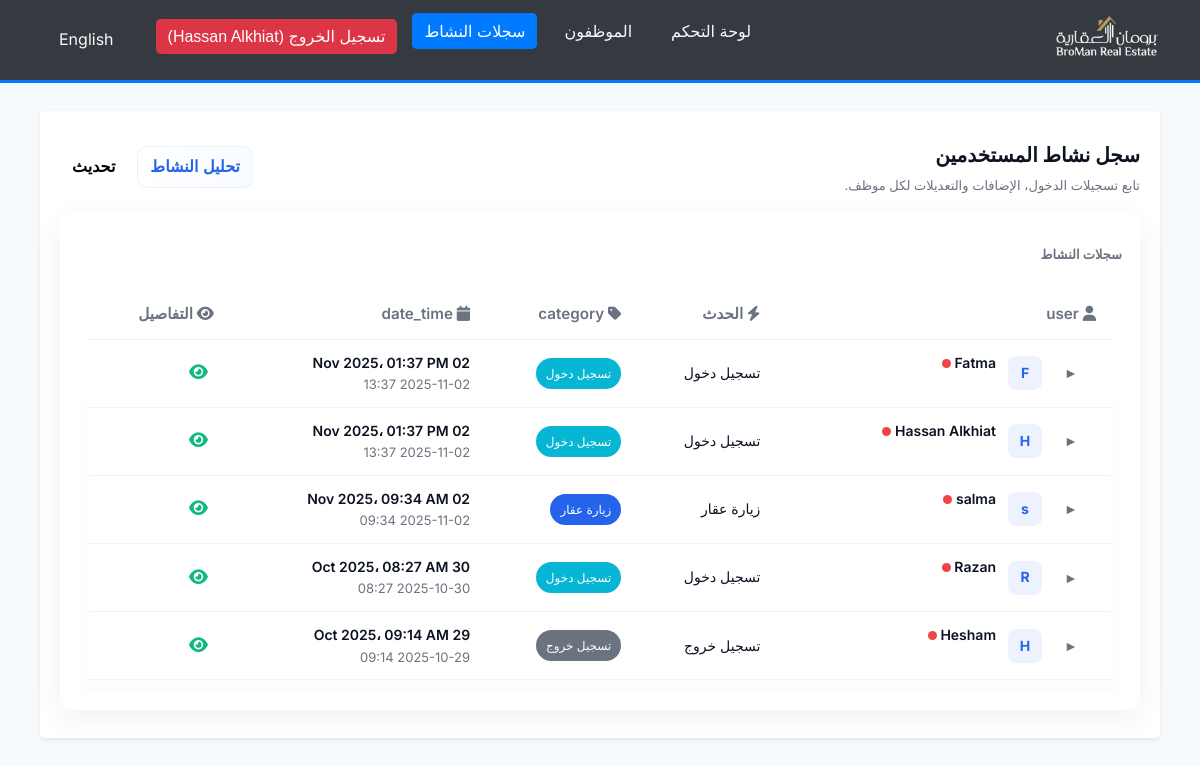
Screenshot of /manager_activity.php (signed in) with the database file from the repository.
### tables this page shows
CREATE TABLE `activity_logs` (
  `id` bigint(20) UNSIGNED NOT NULL,
  `employee_id` int(11) DEFAULT NULL,
  `session_id` varchar(128) DEFAULT NULL,
  `action` varchar(64) NOT NULL,
  `details` text DEFAULT NULL,
  `ip_address` varchar(45) DEFAULT NULL,
  `user_agent` varchar(255) DEFAULT NULL,
  `created_at` timestamp NOT NULL DEFAULT current_timestamp()
);

### lang/translate.php (called while the page is built, shortened)
<?php
$lang_file = __DIR__ . '/' . $_SESSION['lang'] . '.php';
if (file_exists($lang_file)) {
    $translations = include($lang_file);
} else {
    $translations = include(__DIR__ . '/ar.php');
}
function t($key)
{
    global $translations;
    return isset($translations[$key]) ? $translations[$key] : $key;
}
function get_direction()
{
    return ($_SESSION['lang'] == 'ar') ? 'rtl' : 'ltr';
}
function get_lang_code()
{
    return $_SESSION['lang'];
}

### activity_log.php (called while the page is built, shortened)
<?php
if (!function_exists('get_activity_summary_by_employee')) {
    function get_activity_summary_by_employee(mysqli $conn, int $limit = 200)
    {
        $sql = "SELECT al.employee_id AS EmployeeID, e.FullName, e.Username,
            MAX(al.created_at) AS last_time,
            SUM(al.action = 'add_property') AS added,
            SUM(al.action = 'edit_property') AS edited,
            MAX(CASE WHEN al.created_at = (SELECT MAX(created_at) FROM activity_logs WHERE employee_id = al.employee_id) THEN al.action END) AS last_action
            FROM activity_logs al
            LEFT JOIN employees e ON e.EmployeeID = al.employee_id
            GROUP BY al.employee_id
            ORDER BY last_time DESC
            LIMIT ?";
        $rows = [];
        if ($stmt = $conn->prepare($sql)) {
            $stmt->bind_param('i', $limit);
            $stmt->execute();
            $res = $stmt->get_result();
            while ($r = $res->fetch_assoc()) { $rows[] = $r; }
        }
        return $rows;
    }
}
if (!function_exists('get_activity_logs')) {
    function get_activity_logs(mysqli $conn, $employee_id = null, $limit = 500)
    {
        if ($employee_id === null) {
            $sql = "SELECT * FROM activity_logs ORDER BY created_at DESC LIMIT ?";
            $stmt = $conn->prepare($sql);
            $stmt->bind_param('i', $limit);
        } else {
            $sql = "SELECT * FROM activity_logs WHERE employee_id = ? ORDER BY created_at DESC LIMIT ?";
            $stmt = $conn->prepare($sql);
            $eid = (int)$employee_id;
            $stmt->bind_param('ii', $eid, $limit);
        }
        $rows = [];
        if ($stmt && $stmt->execute()) {
            $res = $stmt->get_result();
            while ($r = $res->fetch_assoc()) { $rows[] = $r; }
        }
        return $rows;
    }
}
if (!function_exists('format_activity_details')) {
    function format_activity_details($action, $details)
    {
        $decoded = null;
        if (is_string($details)) {
            $d = trim($details);
            $decoded = json_decode($d, true);
        } elseif (is_array($details)) {
            $decoded = $details;
        }
        switch ($action) {
            case 'add_property':
                if (is_array($decoded) && isset($decoded['property_id'])) {
                    $id = $decoded['property_id'];
                    $type = $decoded['type'] ?? null;
                    if (function_exists('get_lang_code') && get_lang_code() === 'ar') {
                        $type_map_ar = [
                            'residential' => 'سكني',
                            'coastal' => 'ساحلي',
                            'commercial' => 'تجاري/إداري/طبي/فندقي',
                            'other' => 'أخرى'
                        ];
                        $type_label = '';
                        if ($type !== null) {
                            $lower = mb_strtolower((string)$type);
                            $type_label = $type_map_ar[$lower] ?? $type_map_ar[$type] ?? $type;
                        }
                        $parts = [];
                        $parts[] = sprintf('تمت إضافة عقار جديد');
                        $parts[] = sprintf('رقم العقار: %s', $id);
                        if ($type_label !== '') {
                            $parts[] = sprintf('النوع: %s', $type_label);
                        }
                        return implode(' ', $parts);
                    }
                    return $type ? sprintf("Added property #%s (%s)", $id, $type) : sprintf("Added property #%s", $id);
                }
                break;
            case 'edit_property':
                if (is_array($decoded)) {
                    $header = '';
                    if (isset($decoded['property_id'])) {
                        $header = sprintf("تم تعديل العقار رقم %s", $decoded['property_id']);
                    }
                    if (isset($decoded['changes']) && is_array($decoded['changes'])) {
                        $body = implode("\n", $decoded['changes']);
                        return $header !== '' ? ($header . "\n" . $body) : $body;
                    } else if ($header !== '') {
                        return $header;
                    }
                }
                break;
            case 'login':
                if (is_array($decoded) && isset($decoded['username'])) {
                    return sprintf("Logged in as %s", $decoded['username']);
                }
                break;
            case 'logout':
                if (is_array($decoded) && isset($decoded['username'])) {
                    return sprintf("Logged out %s", $decoded['username']);
                }
                break;
            case 'property_visit':
                if (is_array($decoded) && isset($decoded['property_id'])) {
                    $title = $decoded['property_title'] ?? '';
                    return get_lang_code() === 'ar' ?
                        sprintf("%s (العقار رقم: %d)", $title, $decoded['property_id']) :
                        sprintf("%s (Property ID: %d)", $title, $decoded['property_id']);
                }
                break;
        }
        return is_string($details) ? $details : json_encode($details);
    }
}
?>

### session_activity.php (called while the page is built, shortened)
<?php
function is_user_online($conn, $employee_id) {
    $timeout = defined('SESSION_TIMEOUT') ? SESSION_TIMEOUT : 1800;
    $sql = "SELECT COUNT(*) as active_count FROM active_sessions
            WHERE employee_id = ?
            AND last_activity >= DATE_SUB(NOW(), INTERVAL ? SECOND)";
    $stmt = $conn->prepare($sql);
    $stmt->bind_param("ii", $employee_id, $timeout);
    $stmt->execute();
    $result = $stmt->get_result();
    $row = $result->fetch_assoc();
    return ($row['active_count'] > 0);
}

### manager_activity.php (the view, shortened to what this page needs)
<?php
require_once __DIR__ . '/db.php';
require_once __DIR__ . '/activity_log.php';
require_once __DIR__ . '/lang/translate.php';
$summaries = get_activity_summary_by_employee($conn, 500);
function time_ago($datetime)
{
    $time = strtotime($datetime);
    $now = time();
    $diff = $now - $time;
    $lang = get_lang_code();
    if ($lang === 'ar') {
        return date('Y-m-d H:i', $time);
    }
}
$title = t('manager_activity_title');
$subtitle = t('manager_activity_description');
$refresh_label = t('refresh');
?>
<!DOCTYPE html>
<html lang="<?php echo get_lang_code(); ?>" dir="<?php echo get_direction(); ?>">
<head>
    <link rel="stylesheet" href="modern_styles.css">
    <?php if (get_direction() === 'rtl'): ?><link rel="stylesheet" href="rtl_styles.css"><?php endif; ?>
    <link rel="stylesheet" href="assets/css/modern_activity_log.css">
    <link rel="stylesheet" href="https://cdnjs.cloudflare.com/ajax/libs/font-awesome/6.4.0/css/all.min.css">
</head>
<body>
<?php require_once __DIR__ . '/navbar.php'; ?>
<div class="container">
    <div class="activity-toolbar">
        <div>
            <h1 class="activity-title"><?php echo htmlspecialchars($title); ?></h1>
            <p class="activity-sub"><?php echo htmlspecialchars($subtitle); ?></p>
        </div>
            <div class="toolbar-actions">
            <button class="btn btn-secondary" onclick="location.href='user_activity_analysis.php';"><?php echo (get_lang_code() === 'ar') ? 'تحليل النشاط' : 'Analyze activity'; ?></button>
            <button class="btn" onclick="location.reload();"><?php echo htmlspecialchars($refresh_label); ?></button>
        </div>
    </div>
    <div class="card">
        <h3 class="small"><?php echo htmlspecialchars(t('activity_logs')); ?></h3>
        <?php
                $logs = get_activity_logs($conn, null, 1000);
                require_once 'session_activity.php';
                $byEmployee = [];
                foreach ($logs as $l) {
                    $eid = $l['employee_id'] ?? 0;
                    if (!isset($byEmployee[$eid])) {
                        $emp_name = 'ID ' . ($eid ?: 'N/A');
                        if (!empty($eid)) {
                            foreach ($summaries as $s) { if ((int)$s['EmployeeID'] === (int)$eid) { $emp_name = $s['FullName'] ?: $emp_name; break; } }
                        }
                        $byEmployee[$eid] = [
                            'id' => $eid,
                            'name' => $emp_name,
                            'online' => is_user_online($conn, $eid),
                            'activities' => []
                        ];
                    }
                    $byEmployee[$eid]['activities'][] = $l;
                }
        ?>
        <?php if (empty($logs)): ?>
            <p class="small"><?php echo htmlspecialchars(t('no_activity_recorded')); ?></p>
        <?php else: ?>
            <div class="table-wrap">
            <table id="activityTable" class="activity-table">
                <thead>
                    <tr>
                        <th class="col-user"><i class="fa fa-user"></i> <?php echo htmlspecialchars(t('user')); ?></th>
                        <th class="col-event"><i class="fa fa-bolt"></i> <?php echo htmlspecialchars(t('event')); ?></th>
                        <th class="col-category"><i class="fa fa-tag"></i> <?php echo htmlspecialchars(t('category')); ?></th>
                        <th class="col-datetime"><i class="fa fa-calendar"></i> <?php echo htmlspecialchars(t('date_time')); ?></th>
                        <th class="col-actions"><i class="fa fa-eye"></i> <?php echo htmlspecialchars(t('details')); ?></th>
                    </tr>
                </thead>
                <tbody>
                <?php foreach ($byEmployee as $emp):
                    $empId = $emp['id'];
                    $empKey = 'emp_' . ($empId ?: 'x' . rand(1000,9999));
                    $latest = $emp['activities'][0] ?? null;
                    $latest_action = $latest['action'] ?? '';
                    $latest_cat_class = 'tag-gray';
                    switch ($latest_action) {
                        case 'property_visit': $latest_cat_class = 'tag-blue'; break;
                        case 'login': $latest_cat_class = 'tag-teal'; break;
                        case 'logout': $latest_cat_class = 'tag-gray'; break;
                    }
                ?>
                    <tr class="employee-row" data-employee-id="<?php echo htmlspecialchars($empKey); ?>" data-employee="<?php echo htmlspecialchars($emp['name']); ?>">
                        <td>
                            <div class="user-inline">
                                <button class="expand-toggle" data-employee-id="<?php echo htmlspecialchars($empKey); ?>" aria-label="expand">&#x25BA;</button>
                                <div class="avatar small-avatar"><?php echo mb_substr($emp['name'],0,1); ?></div>
                                <div>
                                    <div class="user-name"><?php echo htmlspecialchars($emp['name']); ?> <span class="status-dot <?php echo $emp['online'] ? 'online' : 'offline'; ?>" title="<?php echo $emp['online'] ? t('online') : t('offline'); ?>"></span></div>
                                    <div class="small user-username">&nbsp;</div>
                                </div>
                            </div>
                        </td>
                        <td><?php echo $latest ? htmlspecialchars(t($latest['action'])) : '-'; ?></td>
                        <td><?php if($latest): ?><span class="tag <?php echo $latest_cat_class; ?>"><?php echo htmlspecialchars(t($latest['action'])); ?></span><?php else: ?>-<?php endif; ?></td>
                        <td><?php if($latest): ?><div class="datetime-display"><?php echo date('d M Y، h:i A', strtotime($latest['created_at'])); ?></div><div class="small"><?php echo htmlspecialchars(time_ago($latest['created_at'])); ?></div><?php else: ?>-<?php endif; ?></td>
                        <td><?php if($latest): ?><button class="icon-btn details-toggle" data-details="<?php echo htmlspecialchars(base64_encode(format_activity_details($latest['action'], $latest['details']))); ?>"><i class="fa fa-eye"></i></button><?php else: ?>-<?php endif; ?></td>
                    </tr>
                <?php endforeach; ?>
                </tbody>
            </table>
            </div>
        <?php endif; ?>
    </div>
</div>
</body>
</html>

### rows the page displays
activity_logs: action "تسجيل دخول", created_at "02 Nov 2025، 01:37 PM", created_at "2025-11-02 13:37"
activity_logs: action "تسجيل دخول", created_at "02 Nov 2025، 01:37 PM", created_at "2025-11-02 13:37"
activity_logs: action "زيارة عقار", created_at "02 Nov 2025، 09:34 AM", created_at "2025-11-02 09:34"
activity_logs: action "تسجيل دخول", created_at "30 Oct 2025، 08:27 AM", created_at "2025-10-30 08:27"
activity_logs: action "تسجيل خروج", created_at "29 Oct 2025، 09:14 AM", created_at "2025-10-29 09:14"

### other values shown
t('dashboard') "لوحة التحكم"
t('employees') "الموظفون"
t('activity_logs') "سجلات النشاط"
sprintf(t('logout_user'), $user_full_name) "تسجيل الخروج (Hassan Alkhiat)"
$switch_lang_text "English"
$title "سجل نشاط المستخدمين"
$subtitle "تابع تسجيلات الدخول، الإضافات والتعديلات لكل موظف."
$refresh_label "تحديث"
t('user') "user"
t('event') "الحدث"
t('category') "category"
t('date_time') "date_time"
t('details') "التفاصيل"
mb_substr($emp['name'],0,1) "F"
$emp['name'] "Fatma"
